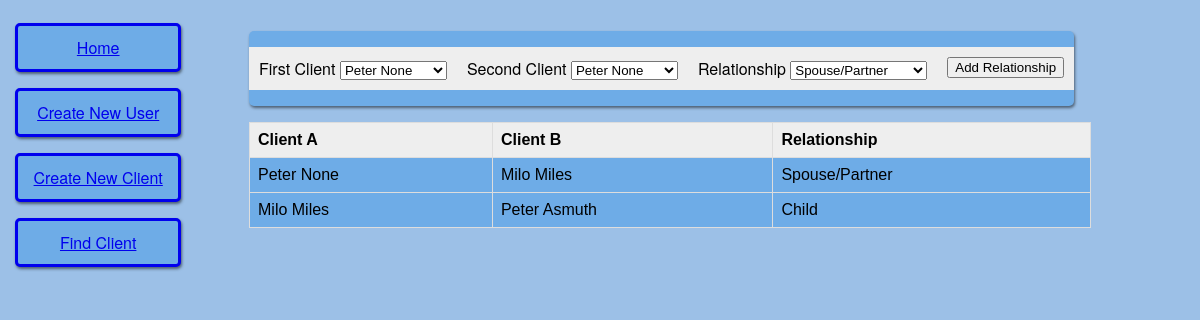
Page /create_relationship_6 on the earlier database version.
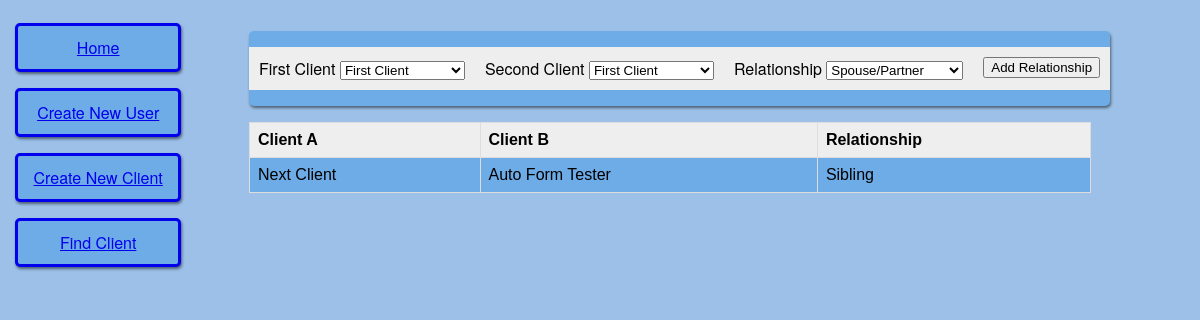
Same page on the later database version.
### app/models.py (models this page shows, shortened)
class ClientRelationship(db.Model):
	id = db.Column(db.Integer, primary_key = True)
	client_a_id = db.Column(db.Integer, db.ForeignKey('client.id'))
	client_b_id = db.Column(db.Integer, db.ForeignKey('client.id'))
	a_to_b_relation = db.Column(db.Integer, db.ForeignKey('relationship.id'))
	relationship = db.relationship('Relationship', uselist=False)
	client_a = db.relationship('Client', foreign_keys=[client_a_id])
	client_b = db.relationship('Client', foreign_keys=[client_b_id])

class Client(db.Model):
	id = db.Column(db.Integer, primary_key = True)
	first_name = db.Column(db.String(20))
	middle_name = db.Column(db.String(20))
	last_name = db.Column(db.String(20))
	SSN = db.Column(db.String(11))
	veteran = db.Column(db.Boolean)
	activeMilitary = db.Column(db.Boolean)
	disability = db.Column(db.Boolean)
	foreignBorn = db.Column(db.Boolean)
	race = db.relationship('ClientRace', backref = 'Client', lazy = 'dynamic')
	ethnicity = db.Column(db.Integer, db.ForeignKey('ethnicity.id'))
	gender = db.Column(db.Integer, db.ForeignKey('gender.id'))
	gen = db.relationship('Gender', uselist = False)

class Relationship(db.Model):
	id = db.Column(db.Integer, primary_key = True)
	relationship = db.Column(db.String(15))

### app/routes.py (the view, shortened to what this page needs)
@app.route('/create_relationship_<clientid>', defaults = {'second_client':None}, methods = ['GET','POST'])
@app.route('/create_relationship_<clientid>_<second_client>', methods = ['GET','POST'])
def create_relationship(clientid, second_client):
	form = CreateRelationship()
	a = ClientRelationship.query.filter(ClientRelationship.client_a_id == clientid).all()
	b = ClientRelationship.query.filter(ClientRelationship.client_b_id == clientid).all()
	rels = list(set().union(a,b))
	return render_template('create_relationship.html', title = 'Create Relationship', data = rels, form = form)

### app/forms.py (shortened to what this page needs)
class CreateRelationship(FlaskForm):
	form_title = 'Create Relationship'
	client_choices = [(c.id, str(c.first_name)+' '+str(c.last_name)) for c in Client.query.all()]
	rel_choices = [(r.id, r.relationship) for r in Relationship.query.all()]
	first_client = SelectField('First Client', choices = client_choices, coerce = int, validators=[DataRequired()])
	second_client = SelectField('Second Client', choices = client_choices, coerce = int, validators=[DataRequired()])
	relationship = SelectField('Relationship', choices = rel_choices, coerce = int, validators = [DataRequired()])
	submit = SubmitField('Add Relationship')

### app/templates/create_relationship.html (shortened to what this page needs)
{% extends "base.html" %}
{% block content %}
    <form action="" method="post">
        <div class="formFields">
            {% for field in form %}
                {% if ((field.type != 'CSRFTokenField') and (field.type != 'SubmitField')) %}
                <div class="formElement">
                    {{ field.label() }}
                    {{ field() }} <br>
                </div>
                {% endif %}
            {% endfor %}<br>
            <div class="formElement">
            {{ form.submit() }}
            </div>
        </div>
    </form>
    {% if data %}
        <table class="clientView">
        <tr>
            <th>Client A</th>
            <th>Client B</th>
            <th>Relationship</th>
        </tr>
        {% for r in data %}
        <tr>
            <td>{{ r.client_a.first_name }} {{ r.client_a.last_name }}</td>
            <td>{{ r.client_b.first_name }} {{ r.client_b.last_name }}</td>
            <td>{{ r.relationship.relationship }}</td>
        </tr>
        {% endfor%}
    </table>
    {% endif %}
{% endblock %}

Differences in the rows shown:
no longer on this page (row edited): ClientRelationship: client_a.first_name "Peter", client_a.last_name "None", client_b.first_name "Milo", client_b.last_name "Miles", relationship.relationship "Spouse/Partner"
no longer on this page (row edited): ClientRelationship: client_a.first_name "Milo", client_a.last_name "Miles", client_b.first_name "Peter", client_b.last_name "Asmuth", relationship.relationship "Child"
added ClientRelationship: client_a.first_name "Next", client_a.last_name "Client", client_b.first_name "Auto", client_b.last_name "Form Tester", relationship.relationship "Sibling"
Other differences:
form field first_client: "Peter None" → "First Client"
form field second_client: "Peter None" → "First Client"
